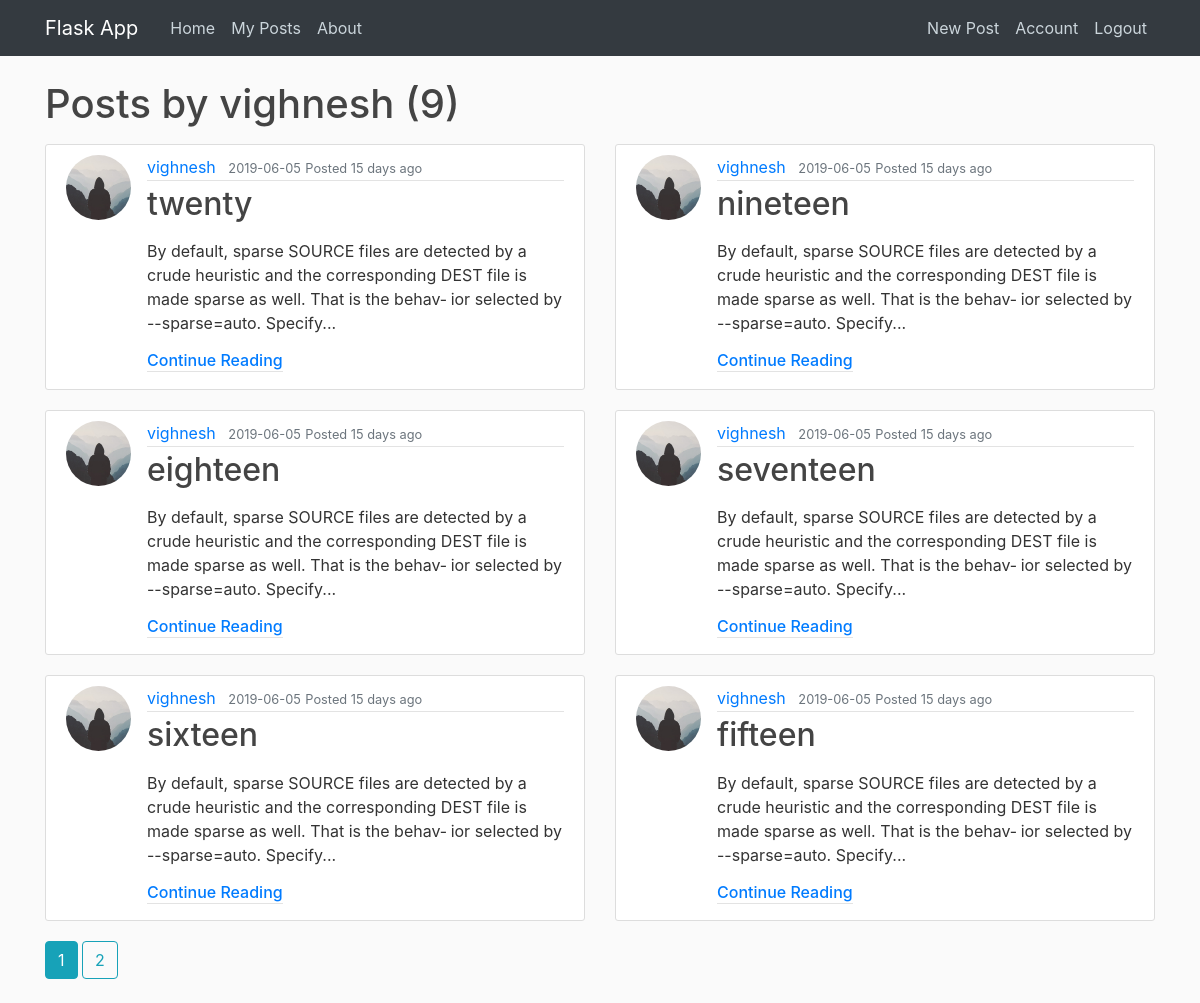
The page /user/vighnesh (signed in) on the database its author committed.
### flaskapp/models.py (models this page shows, shortened)
class User(db.Model, UserMixin):
    id = db.Column(db.Integer, primary_key=True)
    name = db.Column(db.String(30), nullable=False)
    username = db.Column(db.String(20), unique=True, nullable=False)
    email = db.Column(db.String(120), unique=True, nullable=False)
    image_file = db.Column(db.String(20), nullable=False, default='default.jpg')
    password = db.Column(db.String(60), nullable=False)
    posts = db.relationship('Post', backref='author', lazy=True)

class Post(db.Model, UserMixin):
    id = db.Column(db.Integer, primary_key=True)
    title = db.Column(db.String(100), nullable=False)
    date_posted = db.Column(db.DateTime, nullable=False, default=datetime.utcnow)
    content = db.Column(db.Text, nullable=False)
    user_id = db.Column(db.Integer, db.ForeignKey('user.id'), nullable=False)

### flaskapp/users/routes.py (the view)
@users.route("/user/<string:username>")
def user_posts(username):
	page = request.args.get('page', 1,type=int)
	user = User.query.filter_by(username=username).first_or_404()
	posts = Post.query.filter_by(author=user)\
	.order_by(Post.date_posted.desc())\
	.paginate(page=page, per_page=6)
	return render_template('user_posts.html',title="Posts",posts=posts,user=user)

### flaskapp/models.py (called while the page is built)
@login_manager.user_loader
def load_user(user_id):
    return User.query.get(int(user_id))

### flaskapp/templates/user_posts.html
{% extends "layout.html" %}
{% block body %}
  <h1 class="mb-3">Posts by {{ user.username }} ({{ posts.total }})</h1>
  <div class="row">
    {% for post in posts.items %}
    <div class="col-lg-6 col-md-12">
        <article class="media content-section">
          <img class="rounded-circle article-img" src="{{ url_for('static', filename='profile_pics/' + post.author.image_file) }}">
          <div class="media-body">
            <div class="article-metadata">
              <a class="mr-2" href="{{ url_for('users.user_posts',username=post.author.username) }}">{{ post.author.username }}</a>
              <small class="text-muted">{{ post.date_posted.strftime('%Y-%m-%d') }}</small>
	<small class="text-muted"> Posted {{ moment(post.date_posted).fromNow(refresh=True) }}</small>
            </div>
            <h2><a class="article-title" href="{{ url_for('posts.post', post_id=post.id) }}">{{ post.title }}</a></h2>
            <p class="article-content">{{ post.content | truncate(200) | safe}}</p>
            <h6><a class="article-metadata" href="{{ url_for('posts.post', post_id=post.id) }}">Continue Reading</a></h6>
          </div>
        </article>
      </div>
    {% endfor %}
  </div>
    {% for page_num in posts.iter_pages(left_edge=1,right_edge=1,left_current=1,right_current=2) %}
      {% if page_num %}
        {% if posts.page ==  page_num %}
        <a class="btn btn-info mb-4" href="{{ url_for('users.user_posts',username=user.username,page=page_num) }}">{{ page_num }}</a>
        {% else %}
        <a class="btn btn-outline-info mb-4" href="{{ url_for('users.user_posts',username=user.username,page=page_num) }}">{{ page_num }}</a>
        {% endif %}
      {% else %}
        ...
      {% endif %}
    {% endfor %}
{% endblock %}

### flaskapp/static/main.css (style rules this page uses)
body { background: #fafafa; color: #333333; margin-top: 5rem; }
h1, h2, h3, h4, h5, h6 { color: #444444; }
.content-section { background: #ffffff; padding: 10px 20px; border: 1px solid #dddddd; border-radius: 3px; margin-bottom: 20px; }
.article-title { color: #444444; }
.article-content { white-space: pre-line; }
.article-img { height: 65px; width: 65px; margin-right: 16px; }
.article-metadata { padding-bottom: 1px; margin-bottom: 4px; border-bottom: 1px solid #e3e3e3 }

### rows shown on the page
User: username "vighnesh"
Post: image_file (placeholder picture), author.username "vighnesh", date_posted "2019-06-05", date_posted "15 days ago", title "twenty", content "By default, sparse SOURCE files are detected by a crude heuristic and the corresponding DEST file is made sparse as well. That is the behav‐ ior selected by --sparse=auto. Specify..."
Post: image_file (placeholder picture), author.username "vighnesh", date_posted "2019-06-05", date_posted "15 days ago", title "nineteen", content "By default, sparse SOURCE files are detected by a crude heuristic and the corresponding DEST file is made sparse as well. That is the behav‐ ior selected by --sparse=auto. Specify..."
Post: image_file (placeholder picture), author.username "vighnesh", date_posted "2019-06-05", date_posted "15 days ago", title "eighteen", content "By default, sparse SOURCE files are detected by a crude heuristic and the corresponding DEST file is made sparse as well. That is the behav‐ ior selected by --sparse=auto. Specify..."
Post: image_file (placeholder picture), author.username "vighnesh", date_posted "2019-06-05", date_posted "15 days ago", title "seventeen", content "By default, sparse SOURCE files are detected by a crude heuristic and the corresponding DEST file is made sparse as well. That is the behav‐ ior selected by --sparse=auto. Specify..."
Post: image_file (placeholder picture), author.username "vighnesh", date_posted "2019-06-05", date_posted "15 days ago", title "sixteen", content "By default, sparse SOURCE files are detected by a crude heuristic and the corresponding DEST file is made sparse as well. That is the behav‐ ior selected by --sparse=auto. Specify..."
Post: image_file (placeholder picture), author.username "vighnesh", date_posted "2019-06-05", date_posted "15 days ago", title "fifteen", content "By default, sparse SOURCE files are detected by a crude heuristic and the corresponding DEST file is made sparse as well. That is the behav‐ ior selected by --sparse=auto. Specify..."

### other values the page prints
{{ posts.total }} "9"
{{ page_num }} "1"
{{ page_num }} "2"
